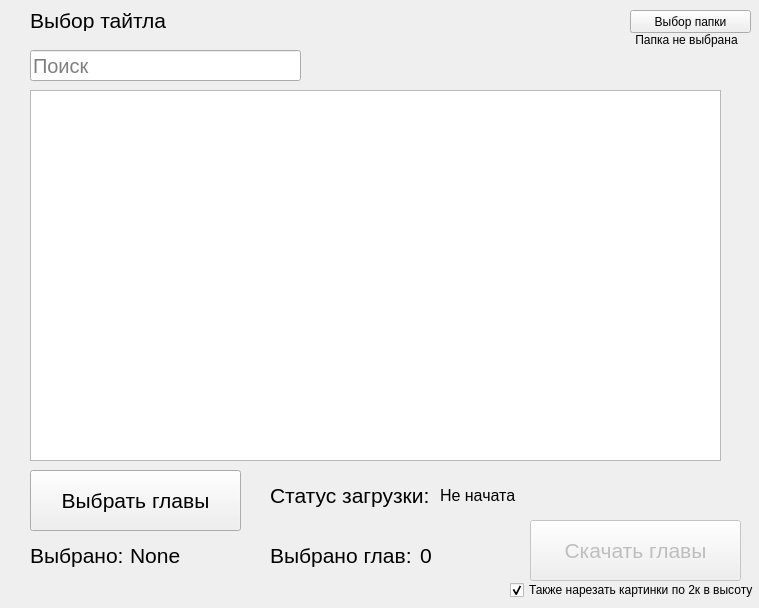
<?xml version="1.0" encoding="UTF-8"?>
<ui version="4.0">
 <class>MainWindow</class>
 <widget class="QMainWindow" name="MainWindow">
  <property name="geometry">
   <rect>
    <x>0</x>
    <y>0</y>
    <width>759</width>
    <height>608</height>
   </rect>
  </property>
  <property name="windowTitle">
   <string>MainWindow</string>
  </property>
  <widget class="QWidget" name="centralwidget">
   <widget class="QListWidget" name="main_list">
    <property name="geometry">
     <rect>
      <x>30</x>
      <y>90</y>
      <width>691</width>
      <height>371</height>
     </rect>
    </property>
   </widget>
   <widget class="QLineEdit" name="search_editText">
    <property name="geometry">
     <rect>
      <x>30</x>
      <y>50</y>
      <width>271</width>
      <height>31</height>
     </rect>
    </property>
    <property name="font">
     <font>
      <pointsize>15</pointsize>
     </font>
    </property>
    <property name="placeholderText">
     <string>Поиск</string>
    </property>
   </widget>
   <widget class="QLabel" name="label_info_1">
    <property name="geometry">
     <rect>
      <x>30</x>
      <y>10</y>
      <width>521</width>
      <height>21</height>
     </rect>
    </property>
    <property name="font">
     <font>
      <pointsize>16</pointsize>
      <weight>50</weight>
      <bold>false</bold>
     </font>
    </property>
    <property name="text">
     <string>Выбор тайтла</string>
    </property>
   </widget>
   <widget class="QLabel" name="label_info_2">
    <property name="geometry">
     <rect>
      <x>30</x>
      <y>520</y>
      <width>101</width>
      <height>71</height>
     </rect>
    </property>
    <property name="font">
     <font>
      <pointsize>16</pointsize>
     </font>
    </property>
    <property name="whatsThis">
     <string>&lt;html&gt;&lt;head/&gt;&lt;body&gt;&lt;p&gt;&lt;br/&gt;&lt;/p&gt;&lt;/body&gt;&lt;/html&gt;</string>
    </property>
    <property name="text">
     <string>Выбрано:</string>
    </property>
   </widget>
   <widget class="QLabel" name="selected_info">
    <property name="geometry">
     <rect>
      <x>130</x>
      <y>520</y>
      <width>101</width>
      <height>71</height>
     </rect>
    </property>
    <property name="font">
     <font>
      <pointsize>16</pointsize>
     </font>
    </property>
    <property name="text">
     <string>None</string>
    </property>
   </widget>
   <widget class="QLabel" name="label_info_3">
    <property name="geometry">
     <rect>
      <x>270</x>
      <y>520</y>
      <width>151</width>
      <height>71</height>
     </rect>
    </property>
    <property name="font">
     <font>
      <pointsize>16</pointsize>
     </font>
    </property>
    <property name="whatsThis">
     <string>&lt;html&gt;&lt;head/&gt;&lt;body&gt;&lt;p&gt;&lt;br/&gt;&lt;/p&gt;&lt;/body&gt;&lt;/html&gt;</string>
    </property>
    <property name="text">
     <string>Выбрано глав:</string>
    </property>
   </widget>
   <widget class="QLabel" name="count_info">
    <property name="geometry">
     <rect>
      <x>420</x>
      <y>520</y>
      <width>101</width>
      <height>71</height>
     </rect>
    </property>
    <property name="font">
     <font>
      <pointsize>16</pointsize>
     </font>
    </property>
    <property name="text">
     <string>0</string>
    </property>
   </widget>
   <widget class="QPushButton" name="select_chapters">
    <property name="geometry">
     <rect>
      <x>30</x>
      <y>470</y>
      <width>211</width>
      <height>61</height>
     </rect>
    </property>
    <property name="font">
     <font>
      <pointsize>16</pointsize>
     </font>
    </property>
    <property name="text">
     <string>Выбрать главы</string>
    </property>
   </widget>
   <widget class="QPushButton" name="download_chapters">
    <property name="enabled">
     <bool>false</bool>
    </property>
    <property name="geometry">
     <rect>
      <x>530</x>
      <y>520</y>
      <width>211</width>
      <height>61</height>
     </rect>
    </property>
    <property name="font">
     <font>
      <pointsize>16</pointsize>
     </font>
    </property>
    <property name="text">
     <string>Скачать главы</string>
    </property>
   </widget>
   <widget class="QLabel" name="label_info_4">
    <property name="geometry">
     <rect>
      <x>270</x>
      <y>460</y>
      <width>181</width>
      <height>71</height>
     </rect>
    </property>
    <property name="font">
     <font>
      <pointsize>16</pointsize>
     </font>
    </property>
    <property name="whatsThis">
     <string>&lt;html&gt;&lt;head/&gt;&lt;body&gt;&lt;p&gt;&lt;br/&gt;&lt;/p&gt;&lt;/body&gt;&lt;/html&gt;</string>
    </property>
    <property name="text">
     <string>Статус загрузки:</string>
    </property>
   </widget>
   <widget class="QLabel" name="download_info">
    <property name="geometry">
     <rect>
      <x>440</x>
      <y>460</y>
      <width>181</width>
      <height>71</height>
     </rect>
    </property>
    <property name="font">
     <font>
      <pointsize>12</pointsize>
     </font>
    </property>
    <property name="whatsThis">
     <string>&lt;html&gt;&lt;head/&gt;&lt;body&gt;&lt;p&gt;&lt;br/&gt;&lt;/p&gt;&lt;/body&gt;&lt;/html&gt;</string>
    </property>
    <property name="text">
     <string>Не начата</string>
    </property>
   </widget>
   <widget class="QPushButton" name="folder_btn">
    <property name="geometry">
     <rect>
      <x>630</x>
      <y>10</y>
      <width>121</width>
      <height>23</height>
     </rect>
    </property>
    <property name="text">
     <string>Выбор папки</string>
    </property>
   </widget>
   <widget class="QLabel" name="folder_status">
    <property name="geometry">
     <rect>
      <x>626</x>
      <y>30</y>
      <width>121</width>
      <height>20</height>
     </rect>
    </property>
    <property name="text">
     <string>Папка не выбрана</string>
    </property>
    <property name="alignment">
     <set>Qt::AlignCenter</set>
    </property>
   </widget>
   <widget class="QCheckBox" name="cut_box">
    <property name="geometry">
     <rect>
      <x>510</x>
      <y>580</y>
      <width>251</width>
      <height>20</height>
     </rect>
    </property>
    <property name="text">
     <string>Также нарезать картинки по 2к в высоту</string>
    </property>
    <property name="checked">
     <bool>true</bool>
    </property>
   </widget>
  </widget>
 </widget>
 <resources/>
 <connections/>
</ui>
